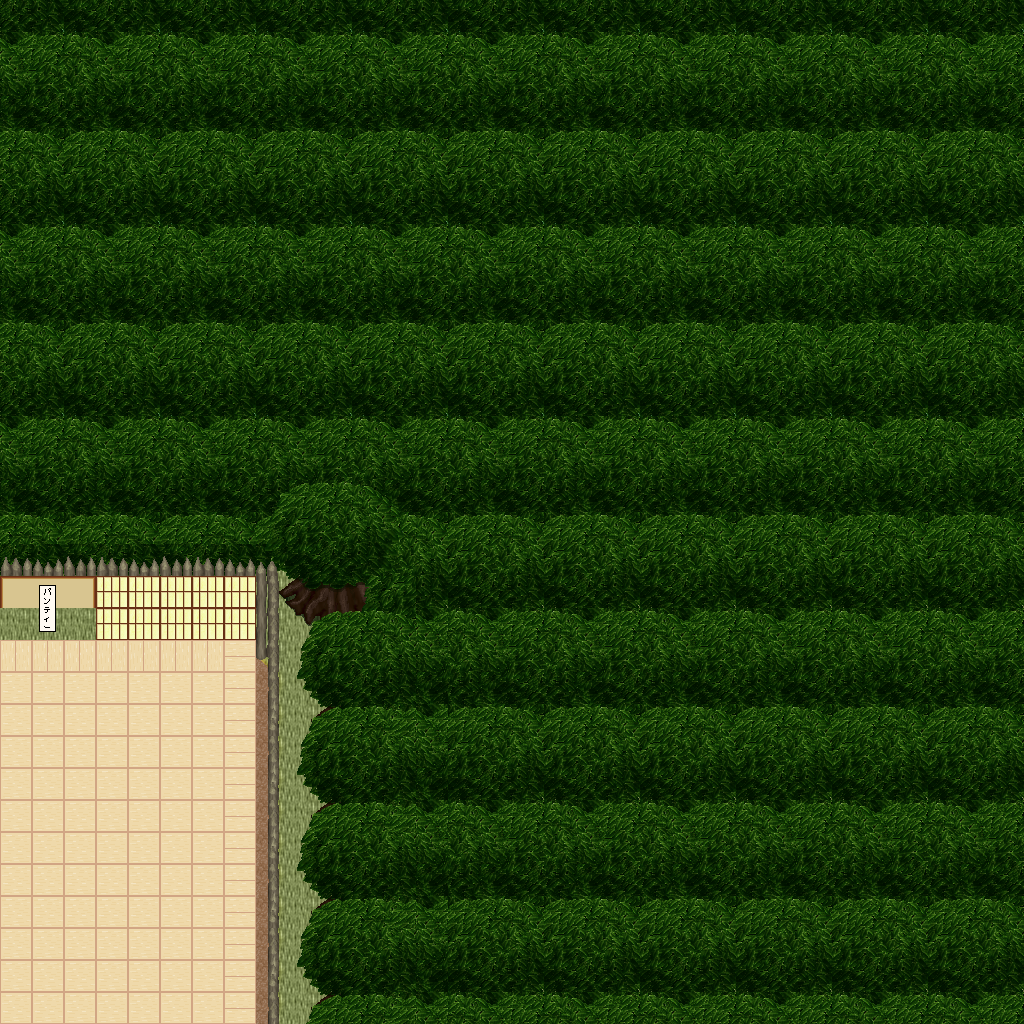

Below is a game level as drawn by its tile map, then a one-line description and the .tmx that defines it (tile-layer data replaced by summaries):
An orthogonal 32x32 tile map with 32x32 px tiles, 5 tile layers (Ground, Objects, Objects2, Above, ...), 1 hidden layer not drawn, 28 tilesets.

<map version="1.10" tiledversion="1.11.0" orientation="orthogonal" renderorder="right-down" width="32" height="32" tilewidth="32" tileheight="32" infinite="0" nextlayerid="11" nextobjectid="1">
 <tileset firstgid="1" name="ground_ground" tilewidth="32" tileheight="32" tilecount="33" columns="3">
  <image source="../drawable/ground_ground.png" width="96" height="352" />
 </tileset>
 <tileset firstgid="34" name="plant_grasses" tilewidth="32" tileheight="32" tilecount="6" columns="3">
  <image source="../drawable/plant_grasses.png" width="96" height="64" />
 </tileset>
 <tileset firstgid="40" name="plant_flower_daisy_yellow" tilewidth="32" tileheight="32" tilecount="8" columns="2">
  <image source="../drawable/plant_flower_daisy_yellow.png" width="64" height="128" />
 </tileset>
 <tileset firstgid="48" name="plant_bush_bushes" tilewidth="32" tileheight="32" tilecount="10" columns="5">
  <image source="../drawable/plant_bush_bushes.png" width="160" height="64" />
 </tileset>
 <tileset firstgid="58" name="plant_flower_daisy_white" tilewidth="32" tileheight="32" tilecount="8" columns="2">
  <image source="../drawable/plant_flower_daisy_white.png" width="64" height="128" />
 </tileset>
 <tileset firstgid="66" name="plant_tree_tree_darkgreen" tilewidth="32" tileheight="32" tilecount="88" columns="8">
  <image source="../drawable/plant_tree_tree_darkgreen.png" width="256" height="352" />
 </tileset>
 <tileset firstgid="154" name="logic_collision" tilewidth="32" tileheight="32" tilecount="1" columns="1">
  <image source="../drawable/logic_collision.png" width="32" height="32" />
 </tileset>
 <tileset firstgid="155" name="ground_ground_3" tilewidth="32" tileheight="32" tilecount="5" columns="5">
  <image source="../drawable/ground_ground_3.png" width="160" height="32" />
 </tileset>
 <tileset firstgid="160" name="ground_dry_grass" tilewidth="32" tileheight="32" tilecount="54" columns="9">
  <image source="../drawable/ground_dry_grass.png" width="288" height="192" />
 </tileset>
 <tileset firstgid="214" name="ground_pothole" tilewidth="32" tileheight="32" tilecount="4" columns="4">
  <image source="../drawable/ground_pothole.png" width="128" height="32" />
 </tileset>
 <tileset firstgid="218" name="building_fence_palisade" tilewidth="32" tileheight="32" tilecount="84" columns="6">
  <image source="../drawable/building_fence_palisade.png" width="192" height="448" />
 </tileset>
 <tileset firstgid="302" name="ground_dirt_mounds" tilewidth="32" tileheight="32" tilecount="9" columns="3">
  <image source="../drawable/ground_dirt_mounds.png" width="96" height="96" />
 </tileset>
 <tileset firstgid="311" name="furniture_table_square_pale" tilewidth="32" tileheight="32" tilecount="1" columns="1">
  <image source="../drawable/furniture_table_square_pale.png" width="32" height="32" />
 </tileset>
 <tileset firstgid="312" name="logic_training_dummy" tilewidth="32" tileheight="32" tilecount="2" columns="2">
  <image source="../drawable/logic_training_dummy.png" width="64" height="32" />
 </tileset>
 <tileset firstgid="314" name="logic_portal" tilewidth="32" tileheight="32" tilecount="24" columns="8">
  <image source="../drawable/logic_portal.png" width="256" height="96" />
 </tileset>
 <tileset firstgid="338" name="furniture_table_stone_desk" tilewidth="32" tileheight="32" tilecount="16" columns="4">
  <image source="../drawable/furniture_table_stone_desk.png" width="128" height="128" />
 </tileset>
 <tileset firstgid="354" name="item_armor_weapons_for_walls" tilewidth="32" tileheight="32" tilecount="16" columns="4">
  <image source="../drawable/item_armor_weapons_for_walls.png" width="128" height="128" />
 </tileset>
 <tileset firstgid="370" name="item_bullseye" tilewidth="32" tileheight="32" tilecount="1" columns="1">
  <image source="../drawable/item_bullseye.png" width="32" height="32" />
 </tileset>
 <tileset firstgid="371" name="item_chest_chest_2" tilewidth="32" tileheight="32" tilecount="6" columns="3">
  <image source="../drawable/item_chest_chest_2.png" width="96" height="64" />
 </tileset>
 <tileset firstgid="377" name="item_weapon_hanging_bows" tilewidth="32" tileheight="32" tilecount="6" columns="3">
  <image source="../drawable/item_weapon_hanging_bows.png" width="96" height="64" />
 </tileset>
 <tileset firstgid="383" name="item_weapon_box_of_weapons" tilewidth="32" tileheight="32" tilecount="2" columns="1">
  <image source="../drawable/item_weapon_box_of_weapons.png" width="32" height="64" />
 </tileset>
 <tileset firstgid="385" name="item_ropes" tilewidth="32" tileheight="32" tilecount="4" columns="2">
  <image source="../drawable/item_ropes.png" width="64" height="64" />
 </tileset>
 <tileset firstgid="389" name="logic_protection" tilewidth="32" tileheight="32" tilecount="2" columns="2">
  <image source="../drawable/logic_protection.png" width="64" height="32" />
 </tileset>
 <tileset firstgid="391" name="logic_item_sign" tilewidth="32" tileheight="32" tilecount="1" columns="1">
  <image source="../drawable/logic_item_sign.png" width="32" height="32" />
 </tileset>
 <tileset firstgid="392" name="building_dojo" tilewidth="32" tileheight="32" tilecount="40" columns="8">
  <image source="../drawable/building_dojo.png" width="256" height="160" />
 </tileset>
 <tileset firstgid="432" name="furniture_table_grey_long" tilewidth="32" tileheight="32" tilecount="4" columns="2">
  <image source="../drawable/furniture_table_grey_long.png" width="64" height="64" />
 </tileset>
 <tileset firstgid="436" name="item_tools" tilewidth="32" tileheight="32" tilecount="9" columns="3">
  <image source="../drawable/item_tools.png" width="96" height="96" />
 </tileset>
 <tileset firstgid="445" name="logic_area" tilewidth="32" tileheight="32" tilecount="2" columns="2">
  <image source="../drawable/logic_area.png" width="64" height="32" />
 </tileset>
 <layer id="1" name="Ground" width="32" height="32">
  <data>[1024 cells, 1024 non-empty, 6 distinct tile ids]</data>
 </layer>
 <layer id="2" name="Objects" width="32" height="32">
  <data>[1024 cells, 42 non-empty, 14 distinct tile ids]</data>
 </layer>
 <layer id="3" name="Objects2" width="32" height="32">
  <data>[1024 cells, 56 non-empty, 14 distinct tile ids]</data>
 </layer>
 <layer id="4" name="Above" width="32" height="32">
  <data>[1024 cells, 899 non-empty, 36 distinct tile ids]</data>
 </layer>
 <layer id="5" name="Above2" width="32" height="32">
  <data>[1024 cells, 22 non-empty, 17 distinct tile ids]</data>
 </layer>
 <layer id="6" name="Walkable" width="32" height="32" visible="0">
  <data>[1024 cells, 915 non-empty, 1 distinct tile ids]</data>
 </layer>
 <objectgroup id="7" name="Mapevents" />
 <objectgroup id="8" name="Spawn" />
 <objectgroup id="9" name="Keys" />
 <objectgroup id="10" name="Replace" />
</map>
